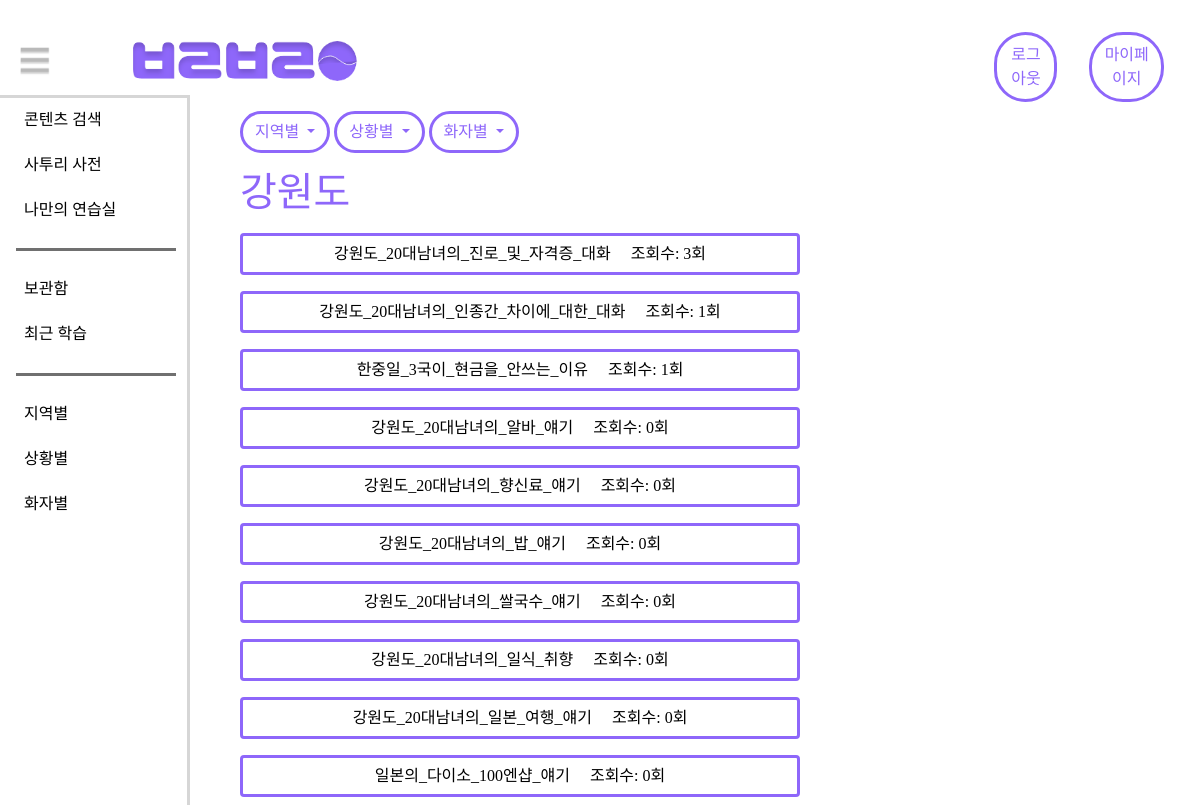
Page /voice/voice_map/gangwondo/ (signed in) on the committed database.
### voice/models.py (models this page shows, shortened)
class voice(models.Model):
    title = models.CharField(max_length=50)
    region = models.CharField(max_length = 30, choices=region_choice)
    situation = models.CharField(max_length = 30, choices=situation_choice, blank=True)
    talker_age = models.CharField(max_length = 30, choices=talker_age_choice, blank=True)
    talker_gender = models.CharField(max_length = 30, choices=talker_gender_choice, blank=True)
    views = models.PositiveIntegerField(default=0)
    memo = models.CharField(max_length = 300, blank=True)
    objects = managers.CustomModelManager()
    audio = models.FileField(upload_to="voice")
    script = models.FileField(upload_to="script", blank=True)
    script_title = models.CharField(max_length=100, blank=True)
    text = models.TextField(default="", blank=True)

### voice/views.py (the view)
# urls.py: path('voice_map/gangwondo/', GangwonListView.as_view(), name="gangwondo"),
class GangwonListView(ListView):
    model = voice
    context_object_name = "voice_list"
    template_name = "voice/gangwondo.html"
    queryset = voice.objects.filter(region="강원도").order_by("-views")

### voice/templates/voice/gangwondo.html
{% extends 'voice/local_base.html' %}
{% block local %}
<h1>강원도</h1>
<div style="font-size: 15px;">
  <ul style="list-style:none; padding:0px; margin:0px;">
      {% for voice in voice_list %}
      <li><a class="btn btn-outline col-7 my-2" href="{% url 'voice:voice_detail' pk=voice.id %}">{{voice.title}} &nbsp;&nbsp;&nbsp;&nbsp;조회수: {{voice.views}}회</a></li>
      {% endfor %}
  </ul>
</div>
{% endblock %}

### static/style.css (style rules this page uses)
a { font-family: 'GmarketSansMedium'; }
div { font-family: 'GmarketSansMedium'; }
.btn-outline { border:#8E67FA solid; color:black }

### templates/base.html (style rules this page uses)
h1 { font-family: 'GmarketSansBold'; color: #8E67FA; }

### rows in the picture
voice: title "강원도_20대남녀의_진로_및_자격증_대화", views "3"
voice: title "강원도_20대남녀의_인종간_차이에_대한_대화", views "1"
voice: title "한중일_3국이_현금을_안쓰는_이유", views "1"
voice: title "강원도_20대남녀의_알바_얘기", views "0"
voice: title "강원도_20대남녀의_향신료_얘기", views "0"
voice: title "강원도_20대남녀의_밥_얘기", views "0"
voice: title "강원도_20대남녀의_쌀국수_얘기", views "0"
voice: title "강원도_20대남녀의_일식_취향", views "0"
voice: title "강원도_20대남녀의_일본_여행_얘기", views "0"
voice: title "일본의_다이소_100엔샵_얘기", views "0"
